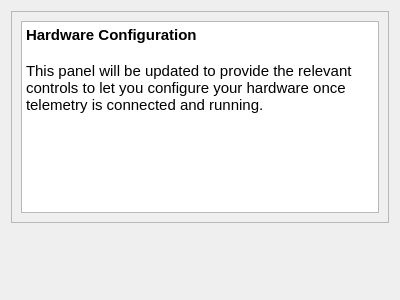
<?xml version="1.0" encoding="UTF-8"?>
<ui version="4.0">
 <class>defaulthwsettings</class>
 <widget class="QWidget" name="defaulthwsettings">
  <property name="geometry">
   <rect>
    <x>0</x>
    <y>0</y>
    <width>400</width>
    <height>300</height>
   </rect>
  </property>
  <property name="windowTitle">
   <string>Form</string>
  </property>
  <layout class="QVBoxLayout" name="verticalLayout">
   <item>
    <widget class="QFrame" name="frame">
     <property name="frameShape">
      <enum>QFrame::StyledPanel</enum>
     </property>
     <property name="frameShadow">
      <enum>QFrame::Raised</enum>
     </property>
     <layout class="QVBoxLayout" name="verticalLayout_2">
      <item>
       <widget class="QTextBrowser" name="textBrowser">
        <property name="enabled">
         <bool>true</bool>
        </property>
        <property name="html">
         <string>&lt;!DOCTYPE HTML PUBLIC &quot;-//W3C//DTD HTML 4.0//EN&quot; &quot;http://www.w3.org/TR/REC-html40/strict.dtd&quot;&gt;
&lt;html&gt;&lt;head&gt;&lt;meta name=&quot;qrichtext&quot; content=&quot;1&quot; /&gt;&lt;style type=&quot;text/css&quot;&gt;
p, li { white-space: pre-wrap; }
&lt;/style&gt;&lt;/head&gt;&lt;body style=&quot; font-family:'MS Shell Dlg 2'; font-size:8.25pt; font-weight:400; font-style:normal;&quot;&gt;
&lt;p style=&quot; margin-top:0px; margin-bottom:0px; margin-left:0px; margin-right:0px; -qt-block-indent:0; text-indent:0px;&quot;&gt;&lt;span style=&quot; font-family:'Ubuntu'; font-size:11pt; font-weight:600;&quot;&gt;Hardware Configuration&lt;/span&gt;&lt;/p&gt;
&lt;p style=&quot;-qt-paragraph-type:empty; margin-top:0px; margin-bottom:0px; margin-left:0px; margin-right:0px; -qt-block-indent:0; text-indent:0px; font-family:'Ubuntu'; font-size:11pt; font-weight:600;&quot;&gt;&lt;br /&gt;&lt;/p&gt;
&lt;p style=&quot; margin-top:0px; margin-bottom:0px; margin-left:0px; margin-right:0px; -qt-block-indent:0; text-indent:0px;&quot;&gt;&lt;span style=&quot; font-family:'Ubuntu'; font-size:11pt;&quot;&gt;This panel will be updated to provide the relevant controls to let you configure your hardware once telemetry is connected and running.&lt;/span&gt;&lt;/p&gt;
&lt;p style=&quot;-qt-paragraph-type:empty; margin-top:0px; margin-bottom:0px; margin-left:0px; margin-right:0px; -qt-block-indent:0; text-indent:0px; font-family:'Ubuntu'; font-size:11pt;&quot;&gt;&lt;br /&gt;&lt;/p&gt;&lt;/body&gt;&lt;/html&gt;</string>
        </property>
       </widget>
      </item>
     </layout>
    </widget>
   </item>
   <item>
    <spacer name="verticalSpacer">
     <property name="orientation">
      <enum>Qt::Vertical</enum>
     </property>
     <property name="sizeHint" stdset="0">
      <size>
       <width>20</width>
       <height>40</height>
      </size>
     </property>
    </spacer>
   </item>
   <item>
    <layout class="QHBoxLayout" name="horizontalLayout_2">
     <item>
      <spacer name="horizontalSpacer">
       <property name="orientation">
        <enum>Qt::Horizontal</enum>
       </property>
       <property name="sizeHint" stdset="0">
        <size>
         <width>40</width>
         <height>20</height>
        </size>
       </property>
      </spacer>
     </item>
    </layout>
   </item>
  </layout>
 </widget>
 <resources/>
 <connections/>
</ui>
